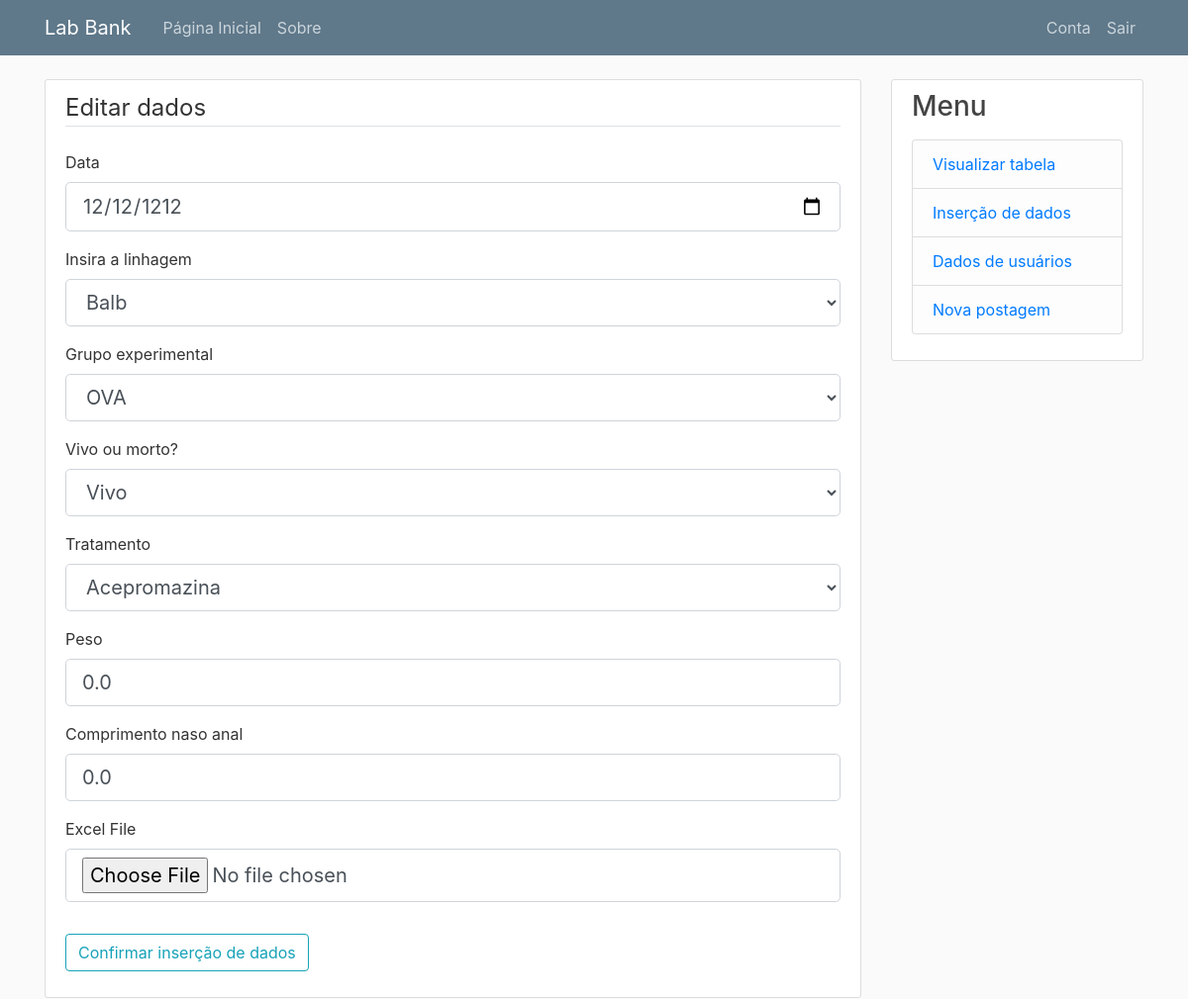
The app's page /table/update_data/1 (signed in), older data.
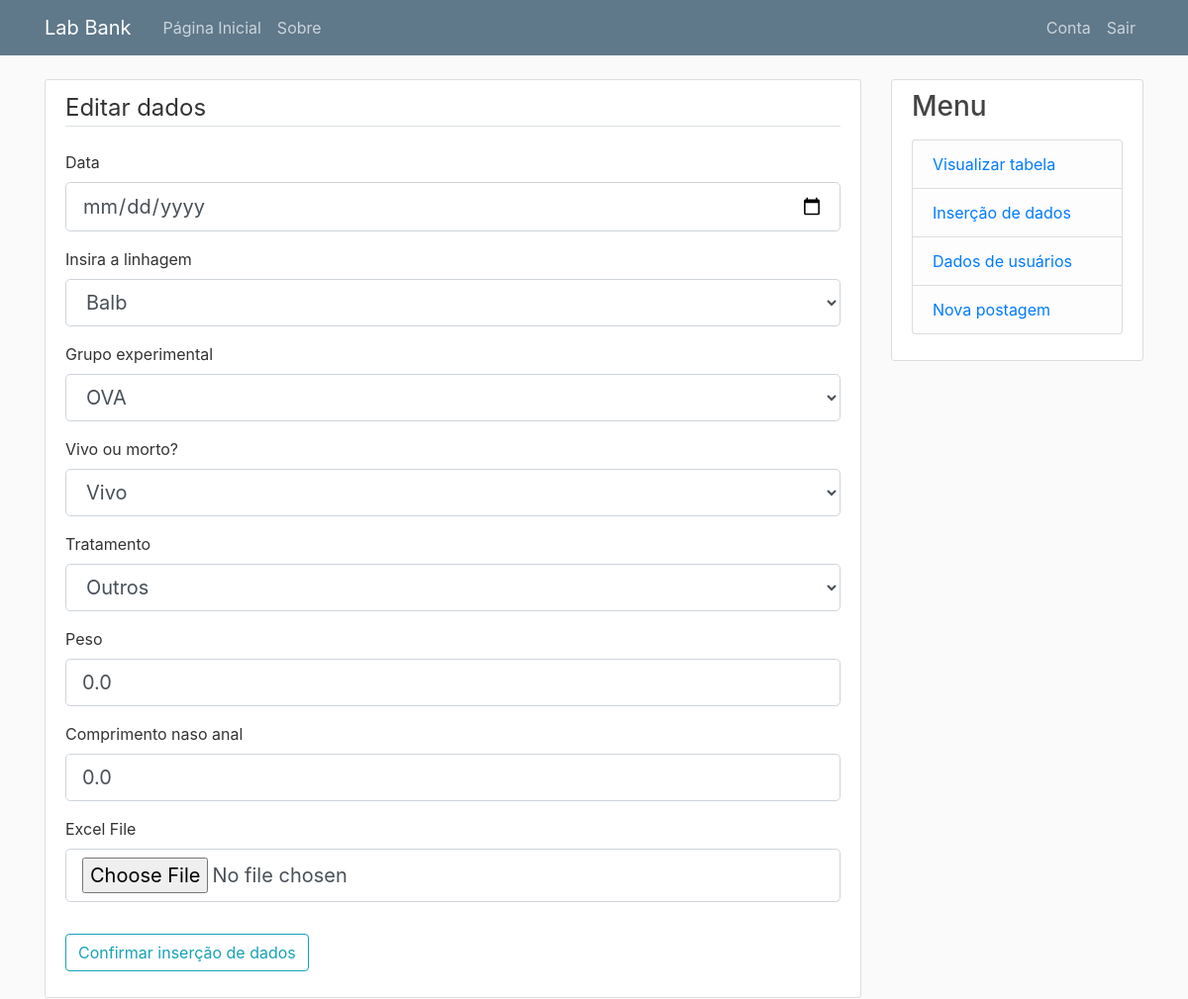
The same page, newer data.
### lab_bank/models.py (models this page shows)
class Subject(db.Model):
    id = db.Column(db.Integer, primary_key=True)
    date = db.Column(db.Date, nullable=False)
    lineage = db.Column(db.Text)
    ova_or_control = db.Column(db.Text)
    dead_or_alive = db.Column(db.Text)
    acepromazine = db.Column(db.Text)
    weight = db.Column(db.Float)
    naso_anal_length = db.Column(db.Float)
    user_id = db.Column(db.Integer, db.ForeignKey('user.id'), nullable=False)
    date_created = db.Column(db.DateTime, nullable=False, default=datetime.now(pytz.timezone('America/Sao_Paulo')))
    excel_file_path = db.Column(db.String(255))

### lab_bank/table/routes.py (the view)
@table.route('/table/update_data/<int:subject_id>', methods=['GET', 'POST'])
@login_required
def update_data(subject_id):
    subject = Subject.query.get_or_404(subject_id)
    if subject.user_id != current_user.id:
        abort(403)
    form = InsertDataForm()
    if form.validate_on_submit():
        subject.lineage = form.lineage.data
        subject.date = form.date.data
        subject.ova_or_control = form.ova_or_control.data
        subject.dead_or_alive = form.dead_or_alive.data
        subject.acepromazine = form.acepromazine.data
        subject.weight = form.weight.data
        subject.naso_anal_length = form.naso_anal_length.data
        file = form.excel_file.data
        if file:
            timestamp = datetime.now().strftime('%Y%m%d%H%M%S')
            filename = secure_filename(f"{timestamp}_{file.filename}")
            upload_folder = os.path.join(current_app.root_path, 'static', 'uploads')
            os.makedirs(upload_folder, exist_ok=True)
            file_path = os.path.join(upload_folder, filename)
            file.save(file_path)
            subject.excel_file_path = file_path
        else:
            subject.excel_file_path = subject.excel_file_path
        db.session.commit()
        flash('Edição bem sucedida', 'success')
        return redirect(url_for('table.display_table'))
    elif request.method == 'GET':
        form.lineage.data = subject.lineage
        form.date.data = subject.date
        form.ova_or_control.data = subject.ova_or_control
        form.dead_or_alive.data = subject.dead_or_alive
        form.acepromazine.data = subject.acepromazine
        form.weight.data = subject.weight
        form.naso_anal_length.data = subject.naso_anal_length
    return render_template('insert_data.html', title='Editar dados', form=form, legend='Editar dados')

### lab_bank/table/forms.py
class InsertDataForm(FlaskForm):
    date = DateField('Data', format='%Y-%m-%d', validators=[DataRequired()])
    lineage = SelectField('Insira a linhagem', choices=[('Balb', 'Balb'), ('Outros', 'Outros')], default='Balb')
    other_lineage = StringField('Especificar linhagem', render_kw={'placeholder': 'Especifique aqui...'})
    ova_or_control = SelectField('Grupo experimental', choices=[('OVA', 'OVA'), ('Controle', 'Controle'), ('Outros', 'Outros')], default='OVA')
    other_ova_or_control = StringField('Especificar', render_kw={'placeholder': 'Especifique aqui...'})
    dead_or_alive = SelectField('Vivo ou morto?', choices=[('Vivo', 'Vivo'), ('Morto', 'Morto')], default='Vivo')
    acepromazine = SelectField('Tratamento', choices=[('Acepromazina', 'Acepromazina'), ('Nenhum', 'Nenhum'), ('Outros', 'Outros')], default='Acepromazina')
    other_acepromazine = StringField('Especificar', render_kw={'placeholder': 'Especifique aqui...'})
    weight = FloatField('Peso', default=0)
    naso_anal_length = FloatField('Comprimento naso anal', default=0)
    excel_file = FileField()
    submit = SubmitField('Confirmar inserção de dados')

### lab_bank/templates/insert_data.html (shortened to what the changed rows need)
{% extends 'layout.html' %}
{% block content %}
    <div class='content-section'>
        <form method='POST' action='' enctype='multipart/form-data'>
            <fieldset class='form-group'>
                <div class='form-group'>
                    {{ form.date.label(class='form-control-label') }}
                    {% if form.date.errors %}
                        {{ form.date(class='form-control form-control-lg is-invalid') }}
                        <div class="invalid-feedback">
                            {% for error in form.date.errors %}
                                <span>{{ error }}</span>
                            {% endfor %}
                        </div>
                    {% else %}
                        {{ form.date(class='form-control form-control-lg') }}
                    {% endif %}
                </div>
                <div class='form-group'>
                    {{ form.lineage.label(class='form-control-label') }}
                    {% if form.lineage.errors %}
                        {{ form.lineage(class='form-control form-control-lg is-invalid', onchange="toggleOtherInput('lineage')") }}
                        <div class="invalid-feedback">
                            {% for error in form.lineage.errors %}
                                <span>{{ error }}</span>
                            {% endfor %}
                        </div>
                    {% else %}
                        {{ form.lineage(class='form-control form-control-lg', onchange="toggleOtherInput('lineage')") }}
                    {% endif %}
                </div>
                <div class='form-group'>
                    {{ form.ova_or_control.label(class='form-control-label') }}
                    {% if form.ova_or_control.errors %}
                        {{ form.ova_or_control(class='form-control form-control-lg is-invalid', onchange="toggleOtherInput('ova_or_control')") }}
                        <div class="invalid-feedback">
                            {% for error in form.ova_or_control.errors %}
                                <span>{{ error }}</span>
                            {% endfor %}
                        </div>
                    {% else %}
                        {{ form.ova_or_control(class='form-control form-control-lg', onchange="toggleOtherInput('ova_or_control')") }}
                    {% endif %}
                </div>
                <div class='form-group'>
                    {{ form.dead_or_alive.label(class='form-control-label') }}
                    {% if form.dead_or_alive.errors %}
                        {{ form.dead_or_alive(class='form-control form-control-lg is-invalid') }}
                        <div class="invalid-feedback">
                            {% for error in form.dead_or_alive.errors %}
                                <span>{{ error }}</span>
                            {% endfor %}
                        </div>
                    {% else %}
                        {{ form.dead_or_alive(class='form-control form-control-lg') }}
                    {% endif %}
                </div>
                <div class='form-group'>
                    {{ form.acepromazine.label(class='form-control-label') }}
                    {% if form.acepromazine.errors %}
                        {{ form.acepromazine(class='form-control form-control-lg is-invalid', onchange="toggleOtherInput('acepromazine')") }}
                        <div class="invalid-feedback">
                            {% for error in form.acepromazine.errors %}
                                <span>{{ error }}</span>
                            {% endfor %}
                        </div>
                    {% else %}
                        {{ form.acepromazine(class='form-control form-control-lg', onchange="toggleOtherInput('acepromazine')") }}
                    {% endif %}
                </div>
                <div class='form-group'>
                    {{ form.weight.label(class='form-control-label') }}
                    {% if form.weight.errors %}
                        {{ form.weight(class='form-control form-control-lg is-invalid') }}
                        <div class="invalid-feedback">
                            {% for error in form.weight.errors %}
                                <span>{{ error }}</span>
                            {% endfor %}
                        </div>
                    {% else %}
                        {{ form.weight(class='form-control form-control-lg') }}
                    {% endif %}
                </div>
                <div class='form-group'>
                    {{ form.naso_anal_length.label(class='form-control-label') }}
                    {% if form.naso_anal_length.errors %}
                        {{ form.naso_anal_length(class='form-control form-control-lg is-invalid') }}
                        <div class="invalid-feedback">
                            {% for error in form.naso_anal_length.errors %}
                                <span>{{ error }}</span>
                            {% endfor %}
                        </div>
                    {% else %}
                        {{ form.naso_anal_length(class='form-control form-control-lg') }}
                    {% endif %}
                </div>
            </fieldset>
        </form>
    </div>
{% endblock %}

Row changes from the older to the newer data that the page shows:
changed Subject "Balb": date "12/12/1212" → (not shown); acepromazine "Acepromazina" → "Outros"
